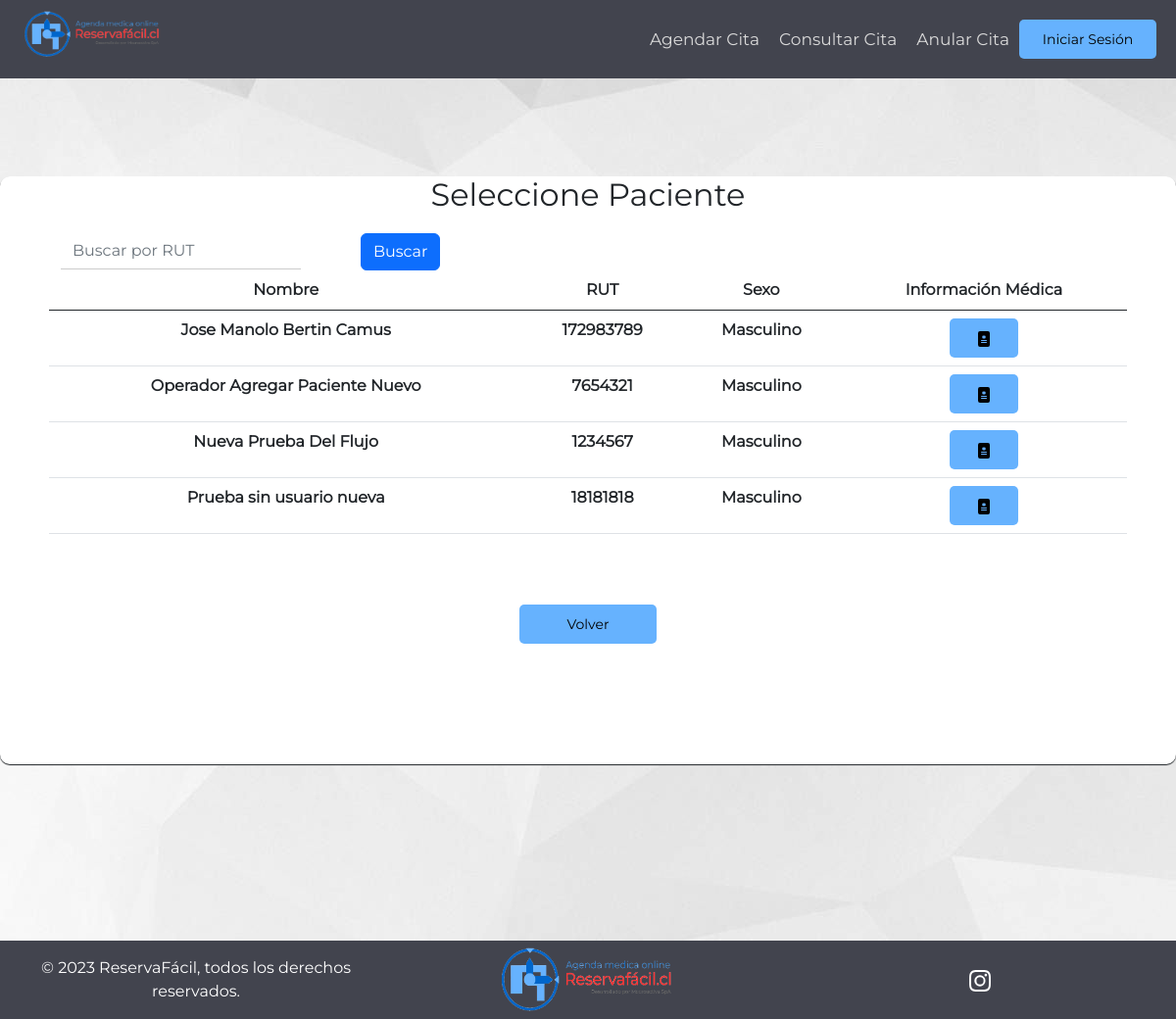
/pacientes_fichas_medicas/, run on an earlier commit of the app's database.
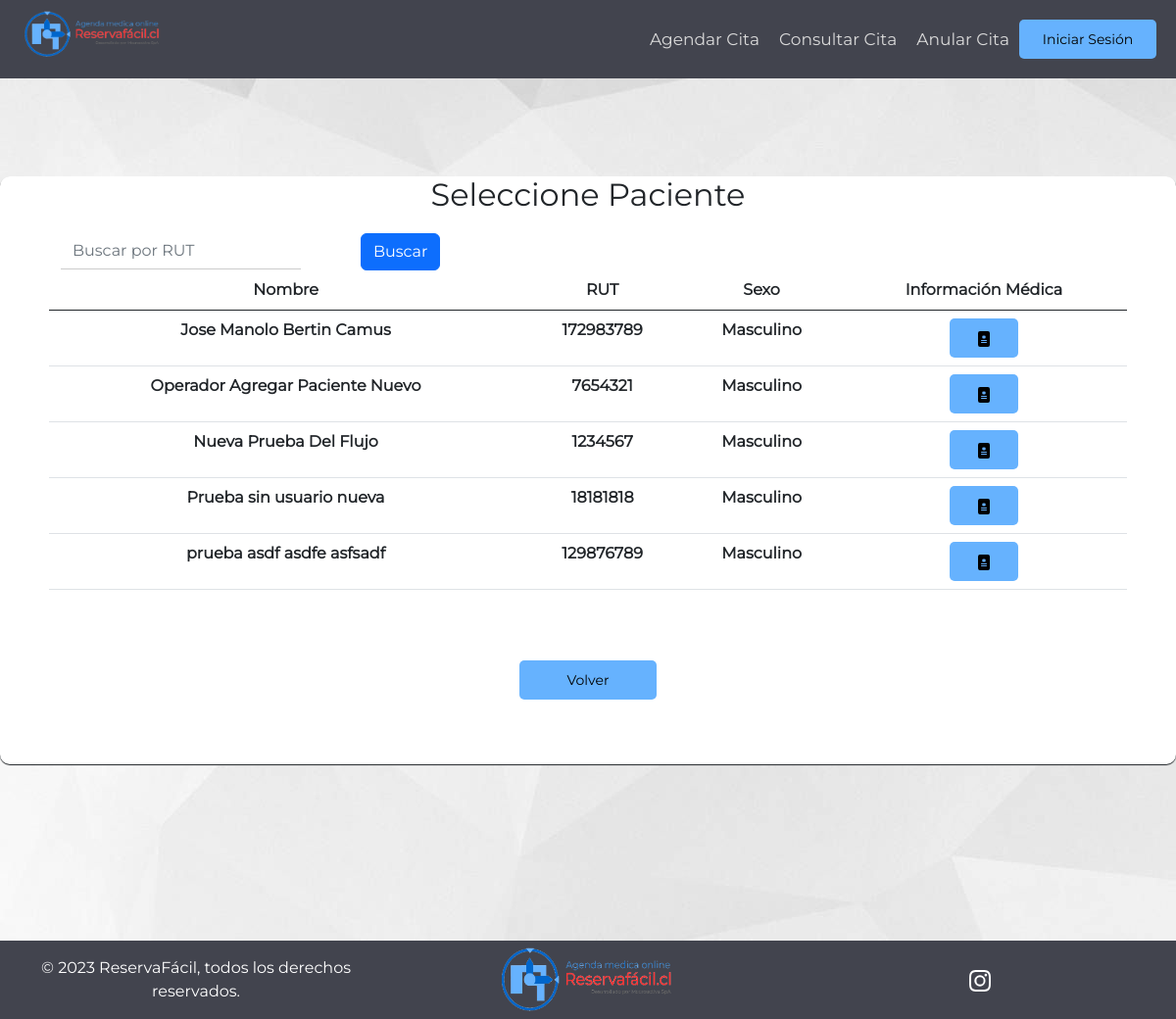
And on a later commit of the database.
### AppReservaFacil/models.py (models this page shows, shortened)
class Paciente(models.Model):
    ID_Paciente = models.IntegerField(primary_key=True, unique=True)
    Nombre_Paciente = models.CharField(max_length = 256)
    Rut = models.CharField(max_length=9, null = True)
    Sexo = models.CharField(SEXO_CHOICES, max_length=9, null = True)
    Fecha_de_nacimiento_P = models.DateField(null = True)
    Direccion_P = models.CharField(max_length=256, null = True)
    Telefono_P = models.CharField(max_length=9, null = True)
    Usuario_P = models.ForeignKey(User, null=True, on_delete=models.RESTRICT)
    Primer_Login = models.BooleanField(default=True)
    class Meta:
        verbose_name = 'Paciente'
        verbose_name_plural = 'Pacientes'

### AppReservaFacil/views.py (the view)
# urls.py: path('pacientes_fichas_medicas/', views.pacientes_fichas_medicas, name = 'pacientes_fichas_medicas'),
def pacientes_fichas_medicas(request):
    if request.method == 'POST':
        print("Manolo Print")
        if 'doc_pac' in request.POST:
            nom_pac = request.POST.get('doc_pac')
            url = reverse('filtro_ficha_medica') + '?nom_pac={}'.format(nom_pac)
            return redirect(url)
        elif 'buscar-btn' in request.POST:
            print("Manolo buscar-btn")
            rut = request.POST.get('buscar-input')
            Pacientes = Paciente.objects.filter(Rut__icontains=rut)
    else:
        print("Manolo Else")
        Pacientes = Paciente.objects.all()
    contexto = {'Pacientes':Pacientes}
    return render(request, "Especialistas/pacientes_fichas_medicas.html", contexto)

### AppReservaFacil/templatetags/auth_extras.py (called while the page is built)
@register.filter(name='has_group')
def has_group(user, group_name):
    group = Group.objects.get(name=group_name)
    return True if group in user.groups.all() else False

### AppReservaFacil/templates/Especialistas/pacientes_fichas_medicas.html (shortened to what this page needs)
{% extends "../Clientes/index.html" %}
{% block footer %}
  <div class="div-mediano">
        <h2 id="titulo-inicio-sesion">Seleccione Paciente</h2>
        <div class="row row-margin table-responsive">
            <table class="table table-hover table-pagination">
                <thead>
                    <tr>
                        <div class="row">
                            <div class="col-md-3">
                                <form method="post">
                                    <div class="form-group">
                                        <input type="text" class="form-control" id="buscar-input" name="buscar-input" placeholder="Buscar por RUT">
                                      </div>
                                    </div>
                                    <div class="col-md-2">
                                    <button type="submit" class="btn btn-primary" id="buscar-btn" name="buscar-btn">Buscar</button>
                            </div>
                        </div>
                        <th>Nombre</th>
                        <th class="rut">RUT</th>
                        <th>Sexo</th>
                        <th>Información Médica</th>
                    </tr>
                </thead>
                {% if Pacientes %}
                <tbody>
                        {% for Pac in Pacientes %}
                        <tr>
                            <th>{{Pac.Nombre_Paciente}}</th>
                            <th class="rut">{{Pac.Rut}}</th>
                            <th>{{Pac.Sexo}}</th>
                            <th>
                              <form method="post" >
                                <button class="btn-naranja-pequeno" type="submit" name="doc_pac" value="{{Pac.Nombre_Paciente}}" id="doc_pac" >
                                </button>
                            </th>
                        </tr>
                        {% endfor %}
                </tbody>
                {%else%}
                <tbody>
                        <tr>
                            <td colspan="5" style="text-align: center">No hay pacientes en el sistema</td>
                        </tr>
                    </tbody>
                {% endif %}
            </table>
            </div>
            <button type="button" class="btn-naranja-mediano row-margin"><a href="{{ request.META.HTTP_REFERER }}">Volver</a></button>
        </div>
{% endblock %}

### AppReservaFacil/templates/Clientes/index.html (shortened to what this page needs)
{% load static %}
{% load auth_extras %}
<!DOCTYPE html>
<html lang="es">
<head>
    <link href="../../../static/css.css" rel="stylesheet">
    <link href="https://cdn.jsdelivr.net/npm/bootstrap@5.0.2/dist/css/bootstrap.min.css" rel="stylesheet">
    <link href="https://cdn.jsdelivr.net/npm/bootstrap@5.2.3/dist/css/bootstrap.min.css" rel="stylesheet">
</head>
<body>
<header>
    <div id="div-nav-left">
        <a href="/"><img src="{% static 'img/logo.png' %}" width="170px" height="60px"></a>
    </div>
    <div id="div-nav-right">
        <nav>
            <ul>
                {% if request.user|has_group:"Especialistas" %}
                    <li><a href="/agenda_especialista">Agenda</a></li>
                    <li><a href="/pacientes_fichas_medicas">Ficha Médica</a></li>
                    <li><a href="/consultar_hora">Emitir Receta</a></li>
                    {% if user.is_authenticated %}
                        <button id="btn-inicio-sesion" type="button" class="btn-naranja-mediano"><a href="/cerrarSesion">Cerrar Sesión</a></button>
                    {% else %}
                        <button id="btn-inicio-sesion" type="button" class="btn-naranja-mediano"><a href="/inicioSesion">Iniciar Sesión</a></button>
                    {% endif %}
                {% else %}
                    {% if user.is_superuser %}
                        <div class="bubble-text" id="mensajeEspecialista" style="display:none;">
                            <div id="mensajeAdmin">
                                <br>
                                <h1 class="titulo-margin">¿Qué desea hacer?</h1>
                                <div class="col">
                                    <button class="btn-naranja-mediano btn-margin"><a href="/admin_Agregar_Especialista">Agregar Especialista</a></button>
                                </div>
                                <div class="col">
                                    <button class="btn-naranja-mediano btn-margin"><a href="/admin_Eliminar_Especialista">Eliminar Especialista</a></button>
                                </div>
                                <br>
                                <div class="col">
                                <button class="btn-naranja-mediano" onclick="ocultarMensajeEspecialista()">Cancelar</button>
                                </div>
                                </div>
                        </div>
                        <div class="bubble-text" id="mensajeOperador" style="display:none;">
                            <div id="mensajeAdmin">
                                <br>
                                <h1 class="titulo-margin">¿Qué desea hacer?</h1>
                                <div class="col">
                                    <button class="btn-naranja-mediano btn-margin"><a href="/admin_Agregar_Operador">Agregar Operador</a></button>
                                </div>
                                <div class="col">
                                    <button class="btn-naranja-mediano btn-margin"><a href="/admin_Eliminar_Operador">Eliminar Operador</a></button>
                                </div>
                                <br>
                                <div class="col">
                                <button class="btn-naranja-mediano" onclick="ocultarMensajeOperador()">Cancelar</button>
                                </div>
                                </div>
                        </div>
                        <div class="bubble-text" id="mensajeEspecialidad" style="display:none;">
                            <div id="mensajeAdmin">
                                <br>
                                <h1 class="titulo-margin">¿Qué desea hacer?</h1>
                                <div class="col">
                                    <button class="btn-naranja-mediano btn-margin"><a href="/admin_Agregar_Especialidad">Agregar Especialidad</a></button>
                                </div>
                                <div class="col">
                                    <button class="btn-naranja-mediano btn-margin"><a href="/admin_Eliminar_Especialidad">Borrar Especialidad</a></button>
                                </div>
                                <br>
                                <div class="col">
                                <button class="btn-naranja-mediano" onclick="ocultarMensajeEspecialidad()">Cancelar</button>
                                </div>
                                </div>
                        </div>
                        <li onclick="mostrarMensajeEspecialista()" id="men_Especialistas"><a href="#" >Especialistas</a></li>
                        <li onclick="mostrarMensajeOperador()" id="men_Operadores"><a href="#">Operadores</a></li>
                        <li onclick="mostrarMensajeEspecialidad()" id="men_Especialidad"><a href="#">Especialidades</a></li>
                        {% if user.is_authenticated %}
                            <button id="btn-inicio-sesion" type="button" class="btn-naranja-mediano"><a href="/cerrarSesion">Cerrar Sesión</a></button>
                        {% else %}
                            <button id="btn-inicio-sesion" type="button" class="btn-naranja-mediano"><a href="/inicioSesion">Iniciar Sesión</a></button>
                        {% endif %}
                    {% else %}
                        <li><a href="/agendar_hora">Agendar Cita</a></li>
                        <li><a href="/consultar_hora">Consultar Cita</a></li>
                        <li><a href="/anular_hora">Anular Cita</a></li>
                        {% if user.is_authenticated %}
                            <button id="btn-inicio-sesion" type="button" class="btn-naranja-mediano"><a href="/cerrarSesion">Cerrar Sesión</a></button>
                        {% else %}
                            <button id="btn-inicio-sesion" type="button" class="btn-naranja-mediano"><a href="/inicioSesion">Iniciar Sesión</a></button>
                        {% endif %}
                    {% endif %}
                {% endif %}
            </ul>
        </nav>
    </div>
</header>
<div id="main-content-centro">
{% block footer %}{% endblock %}
</div>
<footer>
    <div class="col">© 2023 ReservaFácil, todos los derechos reservados.</div>
    <div class="col">
        <a href="/"><img src="../../static/img/logo.png" width="190px" height="70px"></a>
    </div>
    <div class="col">
        <div class="col">
            <a href="">
            </a>
        </div>
    </div>
</footer>
</body>
</html>

### AppReservaFacil/static/Clientes/css.css (style rules this page uses)
html { height: 100%; }
* { margin: 0; padding: 0; box-sizing: border-box; font-family: 'Montserrat', sans-serif; }
header { height: 80px; background-color: #42444E; font-family: 'Montserrat', sans-serif; }
.btn-naranja-pequeno { height: 40px; width: 70px; background-color: #66B2FE; border-style: none; border-radius: 5px; margin: auto; }
.btn-naranja-mediano { height: 40px; width: 140px; background-color: #66B2FE; font-size: 14px; border-style: none; border-radius: 5px; margin: auto; }
.btn-naranja-mediano a { text-decoration: none; color: #000000; }
div#div-nav-left { float: left; }
div#div-nav-right { float: right; }
header div img { padding-left: 20px; padding-top: 10px; }
header div nav ul { margin: 0; padding: 0; list-style: none; padding-right: 20px; display: flex; }
header div nav ul li { display: inline-block; line-height: 80px; text-decoration: none; }
header div nav ul li a { font-size: 17px; display: block; padding: 0 10px; color: #D9D9D9; text-decoration: none; transition: background-color .7s; }
body { margin: auto; background-image:url("background.jpg"); background-repeat: no-repeat; height: 100%; }
.row-margin { margin-left: 50px !important; margin-right: 50px !important; margin-top: 20px !important; margin-bottom: 20px !important; }
#main-content-centro { height: 100%; display: grid; place-content: center; }
.form-control { border: none !important; border-bottom: 1px solid #ccc !important; border-radius: 0 !important; }
.div-mediano { height: 600px; width: 1200px; background-color: #ffffff; text-align: center; border-radius: 10px; box-shadow: 0px 1px 1px; }
footer { height: 80px; background-color: #42444E; position:relative; bottom: 0; width: 100%; text-align: center; color: #FFFFFF; font-family: 'Lobster', cursive; margin-top: 80px; text-decoration: none; justify-content: center; align-items: center; display: flex; }
footer div div a svg { color: #FFFFFF; transition-duration: 0.5s; }

What changed in the data, as far as the page shows it:
added Paciente: Nombre_Paciente "prueba asdf asdfe asfsadf", Rut "129876789", Sexo "Masculino"
